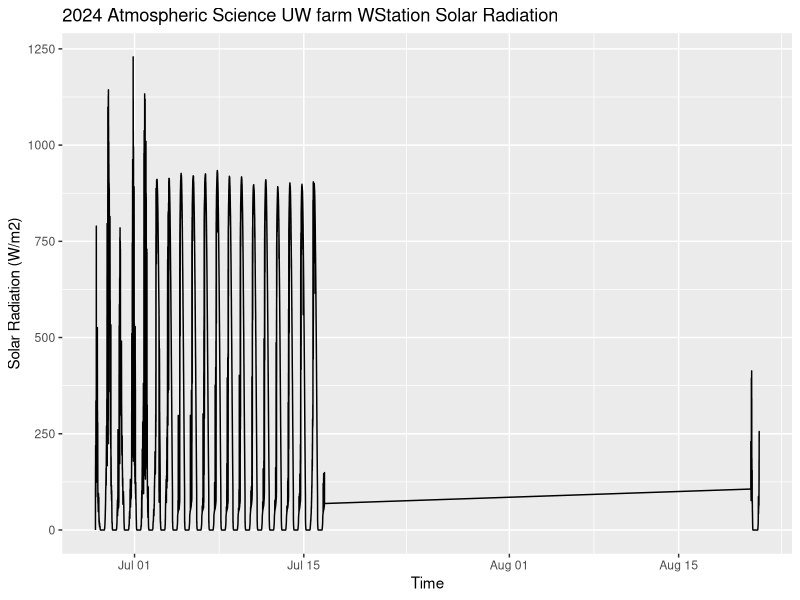

The R script that drew this image: (Note: this script raises an error after producing the figure.)
#Plotting the UW farm atmospheric data from the 2024 field season
#Taylor M. Hatcher
#
#
# Load required libraries
library(data.table)
library(ggplot2)
library(lubridate)
library(dplyr)
library(tidyr)

# Set working directory to github repository for the project
setwd("~/Desktop/Repos/WARP2024")

atmosphericdata <- read.csv("CUHatmosphericdata2024.csv", skip = 2)

# Combine Date and time columns and format
atmosphericdata$datetime <- as.POSIXct(paste(atmosphericdata$Date, atmosphericdata$Time), format="%Y-%m-%d %H:%M")


# Plot solar radiation
SolarPlot <- ggplot(atmosphericdata, aes(x = datetime, y = Solar)) +
  geom_line(data=atmosphericdata, stat="identity", position="identity") +
  labs(title = "2024 Atmospheric Science UW farm WStation Solar Radiation", y="Solar Radiation (W/m2)", x = "Time")
print(SolarPlot)

# Plot wind speed

WindSpeedPlot <- ggplot(atmosphericdata, aes(x = datetime, y = Speed)) +
  geom_line(data=atmosphericdata, stat = "identity", position="identity") +
  labs(title = "2024 Atmospheric Science UW farm WStation Wind speed")
print(WindSpeed)

atmosphericdata <- atmosphericdata %>%
  mutate(Temperature = ifelse(is.na(as.numeric(as.character(Temperature))), NA, as.numeric(as.character(Temperature))))
atmosphericdata <- atmosphericdata %>%
  filter(!is.na(Temperature))

# Convert Temperature to Celsius from Fahrenheit
atmosphericdata$Temperature <- (atmosphericdata$Temperature - 32) * 5 / 9
# Calculate daily mean temperature
hourly_means <- atmosphericdata %>%
  mutate(date = as.Date(datetime),
         hour = format(datetime, "%H")) %>%
  group_by(date, hour)%>%
  summarise(MeanTemperature = mean(Temperature, na.rm = FALSE)) %>%
  ungroup()
print(hourly_means)

# Plot daily hourly mean temperatures

hourlymeanplot <- ggplot(hourly_means, aes(x = date, y = MeanTemperature)) +
  geom_line(size = 1) +
  labs(title = "UW Farm AtmosWData Hourly Mean Temperature", 
       x = "Date and Time", y = "Mean Temperature (°C)") +
  theme_minimal()
print(hourlymeanplot)

# Plot temperature data

TemperaturePlot <- ggplot(atmosphericdata, aes(x = datetime, y = Temperature)) +
  geom_point(data=atmosphericdata, stat="identity", position="identity", aes(color = as.factor(Temperature))) +
  labs(title = "2024 Atmospheric Science UW farm Wstation Temperature")
print(TemperaturePlot)


